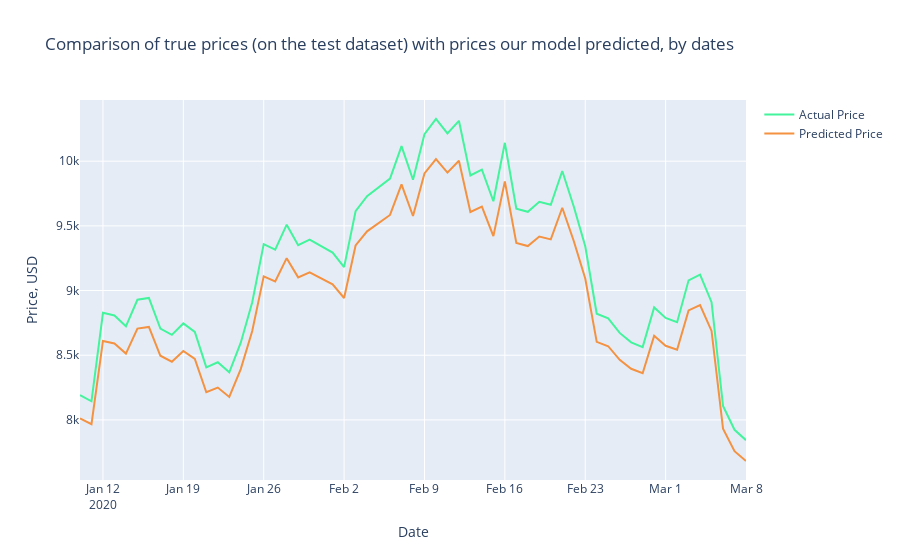

Here is the notebook cell this chart was saved with:
### Code cell
Test_Dates = Daily_Price[len(Daily_Price)-days_from_train:].index

trace1 = go.Scatter(x=Test_Dates, y=Y_test2_inverse, name= 'Actual Price', 
                   line = dict(color = ('rgb(66, 244, 155)'),width = 2))
trace2 = go.Scatter(x=Test_Dates, y=prediction2_inverse, name= 'Predicted Price',
                   line = dict(color = ('rgb(244, 146, 65)'),width = 2))
data = [trace1, trace2]
layout = dict(title = 'Comparison of true prices (on the test dataset) with prices our model predicted, by dates',
             xaxis = dict(title = 'Date'), yaxis = dict(title = 'Price, USD'))
fig = dict(data=data, layout=layout)
py.iplot(fig, filename='results_demonstrating1')
